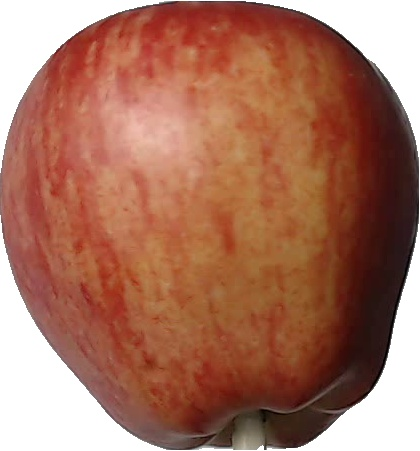
#> input picture Data/Fruits/Training/Apple/r0_10.jpg, 420 x 451 px; its folder holds only this picture in this run
$ python HistogramClassifier.py
#> lines starting #> are read from the running program, lines starting #| are printed output that depends on the picture
import cv2
import numpy as np
import glob
from sklearn.preprocessing import StandardScaler
from sklearn.svm import SVC


class HistogramImageClassifier:
    def __init__(self, n_features = 256):
        self.training_path = "Data/Fruits/Training/*" # Where training data is
        self.testing_path = "Data/Fruits/Testing/*" # Where testing data is
        self.n_features = n_features # Number of features in a histogram bin
        self.image_list = [] # List of training images
        self.dir_list = {}  # Class names
        self.features = []  # Feature vectors
        self.labels = []  # Label vectors
        self.dim = (256,256) # Resizing dimension

    def extract(self):
        """This function iterates through training images, extracts features from them, and saves feature vectors in
        self.features."""
        class_dirs = glob.glob(self.training_path)
        for dc in range(len(class_dirs)):
            dir_path = class_dirs[dc]
            dir_path_array = dir_path.split('/')
            dir_name = dir_path_array[len(dir_path_array) - 1]
            self.dir_list[dir_name] = dc

            dir_images = glob.glob(dir_path + '/*.*')

            for img_file in dir_images:
                img = cv2.imread(img_file, cv2.IMREAD_GRAYSCALE)
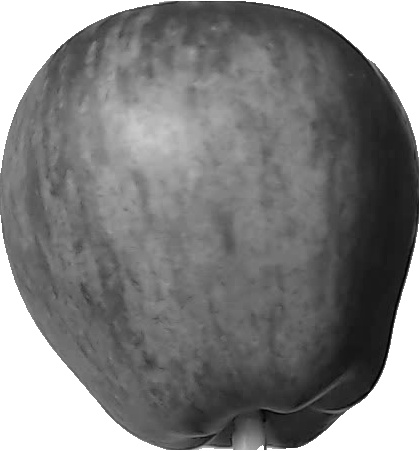
#> img: shape (451, 420); min 0, max 255, mean 128.8
                img = cv2.resize(img, self.dim, interpolation=cv2.INTER_AREA)
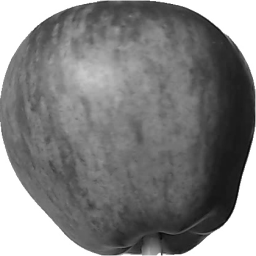
#> img: shape (256, 256); min 6, max 255, mean 128.8

                # TODO: Extract features here and assign them to 'descriptors'
                # descriptors =

                for descriptor in descriptors:
                    self.features.append(descriptor)
                self.labels.append(dc)

    # [45 lines left out: functions histogramFeatures, normalise, train, test, not called in this run]

#Main entry point:
if __name__ == '__main__':
    imclass = HistogramImageClassifier()
#> (the run stopped early here; a loop or call above may not have finished)

$ run again, on Data/Fruits/Training/Carrot/r0_0.jpg
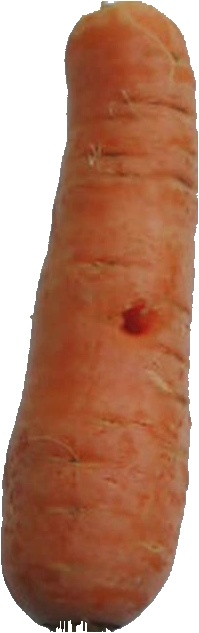
#> input picture Data/Fruits/Training/Carrot/r0_0.jpg, 199 x 633 px
#> in extract, `img = cv2.imread(img_file, cv2.IMREAD_GRAYSCALE)`:
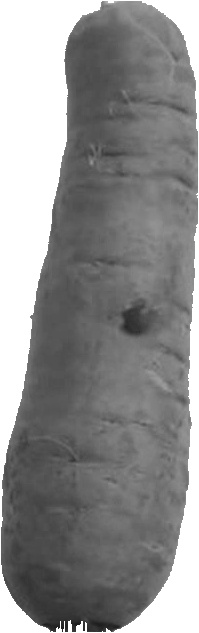
#> img: shape (633, 199); min 26, max 255, mean 141.7
#> in extract, `img = cv2.resize(img, self.dim, interpolation=cv2.INTER_AREA)`:
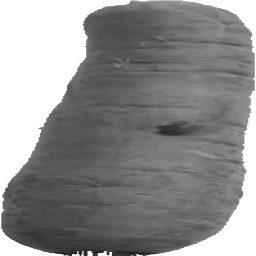
#> img: shape (256, 256); min 27, max 255, mean 141.6

$ run again, on Data/Fruits/Training/Apple/r0_102.jpg
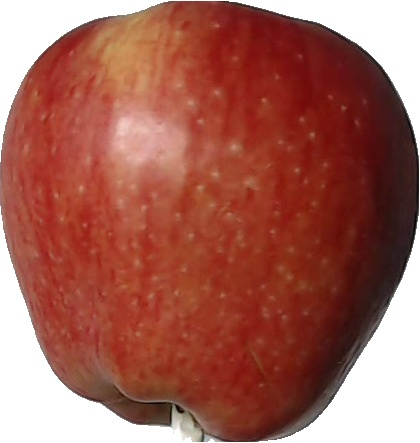
#> input picture Data/Fruits/Training/Apple/r0_102.jpg, 420 x 443 px
#> in extract, `img = cv2.imread(img_file, cv2.IMREAD_GRAYSCALE)`:
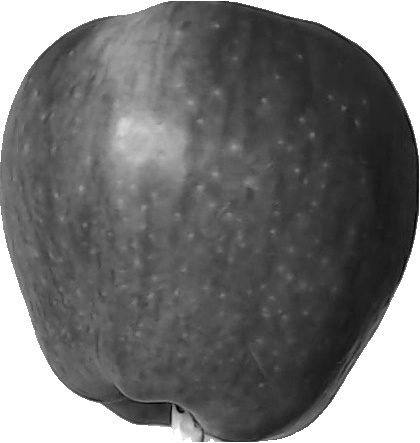
#> img: shape (443, 420); min 0, max 255, mean 116.4
#> in extract, `img = cv2.resize(img, self.dim, interpolation=cv2.INTER_AREA)`:
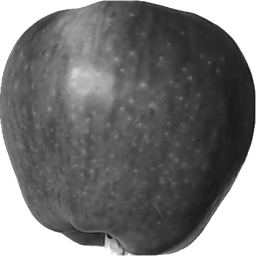
#> img: shape (256, 256); min 8, max 255, mean 116.4
